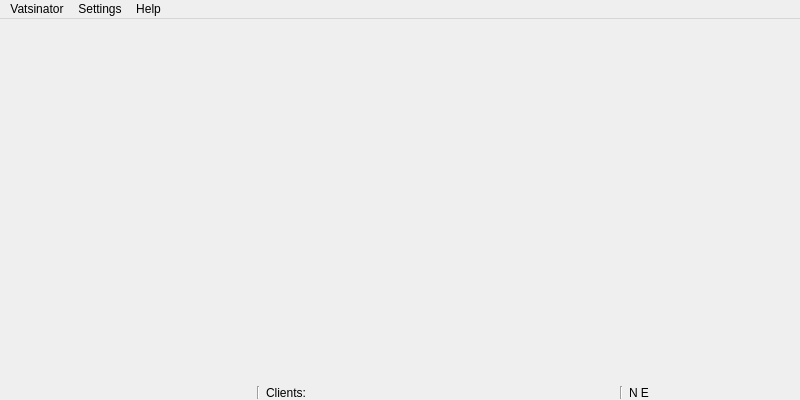
<?xml version="1.0" encoding="UTF-8"?>
<ui version="4.0">
 <class>MainWindow</class>
 <widget class="QMainWindow" name="MainWindow">
  <property name="geometry">
   <rect>
    <x>0</x>
    <y>0</y>
    <width>800</width>
    <height>400</height>
   </rect>
  </property>
  <property name="sizePolicy">
   <sizepolicy hsizetype="Expanding" vsizetype="Expanding">
    <horstretch>0</horstretch>
    <verstretch>0</verstretch>
   </sizepolicy>
  </property>
  <property name="minimumSize">
   <size>
    <width>800</width>
    <height>400</height>
   </size>
  </property>
  <property name="windowTitle">
   <string notr="true">Vatsinator</string>
  </property>
  <property name="windowIcon">
   <iconset resource="imgs.qrc">
    <normaloff>:/mainIcon/icon.png</normaloff>:/mainIcon/icon.png</iconset>
  </property>
  <widget class="QWidget" name="MainWidget">
   <property name="sizePolicy">
    <sizepolicy hsizetype="Expanding" vsizetype="Expanding">
     <horstretch>0</horstretch>
     <verstretch>0</verstretch>
    </sizepolicy>
   </property>
   <layout class="QVBoxLayout" name="verticalLayout">
    <property name="margin">
     <number>1</number>
    </property>
    <item>
     <layout class="QGridLayout" name="gridLayout">
      <item row="1" column="5">
       <widget class="Line" name="line">
        <property name="orientation">
         <enum>Qt::Vertical</enum>
        </property>
       </widget>
      </item>
      <item row="1" column="0">
       <widget class="ReplaceableWidget" name="Replaceable" native="true">
        <property name="sizePolicy">
         <sizepolicy hsizetype="Fixed" vsizetype="Fixed">
          <horstretch>0</horstretch>
          <verstretch>0</verstretch>
         </sizepolicy>
        </property>
        <property name="minimumSize">
         <size>
          <width>250</width>
          <height>13</height>
         </size>
        </property>
        <property name="maximumSize">
         <size>
          <width>250</width>
          <height>13</height>
         </size>
        </property>
       </widget>
      </item>
      <item row="1" column="2" colspan="3">
       <widget class="QLabel" name="ClientsBox">
        <property name="minimumSize">
         <size>
          <width>0</width>
          <height>13</height>
         </size>
        </property>
        <property name="maximumSize">
         <size>
          <width>16777215</width>
          <height>13</height>
         </size>
        </property>
        <property name="text">
         <string>Clients:</string>
        </property>
       </widget>
      </item>
      <item row="1" column="1">
       <widget class="Line" name="line_2">
        <property name="orientation">
         <enum>Qt::Vertical</enum>
        </property>
       </widget>
      </item>
      <item row="1" column="6">
       <widget class="QLabel" name="PositionBox">
        <property name="minimumSize">
         <size>
          <width>170</width>
          <height>13</height>
         </size>
        </property>
        <property name="maximumSize">
         <size>
          <width>170</width>
          <height>13</height>
         </size>
        </property>
        <property name="text">
         <string>N E</string>
        </property>
       </widget>
      </item>
      <item row="0" column="0" colspan="7">
       <widget class="MapWidget" name="MapDisplay" native="true">
        <property name="mouseTracking">
         <bool>true</bool>
        </property>
        <property name="focusPolicy">
         <enum>Qt::StrongFocus</enum>
        </property>
       </widget>
      </item>
     </layout>
    </item>
   </layout>
  </widget>
  <widget class="QMenuBar" name="MenuBar">
   <property name="geometry">
    <rect>
     <x>0</x>
     <y>0</y>
     <width>800</width>
     <height>20</height>
    </rect>
   </property>
   <widget class="QMenu" name="MenuVatsinator">
    <property name="geometry">
     <rect>
      <x>222</x>
      <y>165</y>
      <width>180</width>
      <height>234</height>
     </rect>
    </property>
    <property name="minimumSize">
     <size>
      <width>150</width>
      <height>0</height>
     </size>
    </property>
    <property name="title">
     <string>Vatsinator</string>
    </property>
    <addaction name="ActionMetar"/>
    <addaction name="ActionRefresh"/>
    <addaction name="EnableAutoUpdatesAction"/>
    <addaction name="ActionFilterMode"/>
    <addaction name="separator"/>
    <addaction name="ActionFlightList"/>
    <addaction name="ActionATCList"/>
    <addaction name="separator"/>
    <addaction name="ActionExit"/>
   </widget>
   <widget class="QMenu" name="MenuHelp">
    <property name="minimumSize">
     <size>
      <width>150</width>
      <height>0</height>
     </size>
    </property>
    <property name="title">
     <string>Help</string>
    </property>
    <addaction name="ActionAbout"/>
   </widget>
   <widget class="QMenu" name="MenuSettings">
    <property name="title">
     <string>Settings</string>
    </property>
    <addaction name="ActionPreferences"/>
   </widget>
   <addaction name="MenuVatsinator"/>
   <addaction name="MenuSettings"/>
   <addaction name="MenuHelp"/>
  </widget>
  <action name="ActionExit">
   <property name="icon">
    <iconset theme="application-exit" resource="imgs.qrc">
     <normaloff>:/uiIcons/application-exit.png</normaloff>:/uiIcons/application-exit.png</iconset>
   </property>
   <property name="text">
    <string>Exit</string>
   </property>
   <property name="shortcut">
    <string>Ctrl+Q</string>
   </property>
  </action>
  <action name="ActionAbout">
   <property name="icon">
    <iconset resource="imgs.qrc">
     <normaloff>:/mainIcon/icon.png</normaloff>:/mainIcon/icon.png</iconset>
   </property>
   <property name="text">
    <string>About</string>
   </property>
   <property name="menuRole">
    <enum>QAction::AboutRole</enum>
   </property>
  </action>
  <action name="ActionMetar">
   <property name="icon">
    <iconset theme="weather-few-clouds" resource="imgs.qrc">
     <normaloff>:/uiIcons/weather-clouds.png</normaloff>:/uiIcons/weather-clouds.png</iconset>
   </property>
   <property name="text">
    <string>METARs...</string>
   </property>
   <property name="shortcut">
    <string>Ctrl+M</string>
   </property>
  </action>
  <action name="ActionRefresh">
   <property name="icon">
    <iconset theme="view-refresh" resource="imgs.qrc">
     <normaloff>:/uiIcons/view-refresh.png</normaloff>:/uiIcons/view-refresh.png</iconset>
   </property>
   <property name="text">
    <string>Refresh</string>
   </property>
   <property name="shortcut">
    <string>F5</string>
   </property>
  </action>
  <action name="ActionPreferences">
   <property name="icon">
    <iconset theme="preferences-system" resource="imgs.qrc">
     <normaloff>:/uiIcons/configure.png</normaloff>:/uiIcons/configure.png</iconset>
   </property>
   <property name="text">
    <string>Preferences: Vatsinator</string>
   </property>
  </action>
  <action name="ActionFlightList">
   <property name="enabled">
    <bool>true</bool>
   </property>
   <property name="text">
    <string>Flight list...</string>
   </property>
  </action>
  <action name="ActionATCList">
   <property name="text">
    <string>ATC list...</string>
   </property>
  </action>
  <action name="EnableAutoUpdatesAction">
   <property name="checkable">
    <bool>true</bool>
   </property>
   <property name="checked">
    <bool>true</bool>
   </property>
   <property name="text">
    <string>Enable auto-updates</string>
   </property>
   <property name="shortcut">
    <string>Ctrl+R</string>
   </property>
  </action>
  <action name="ActionFilterMode">
   <property name="checkable">
    <bool>true</bool>
   </property>
   <property name="text">
    <string>Filter mode</string>
   </property>
   <property name="shortcut">
    <string>Ctrl+F</string>
   </property>
  </action>
 </widget>
 <customwidgets>
  <customwidget>
   <class>MapWidget</class>
   <extends>QWidget</extends>
   <header>ui/widgets/mapwidget.h</header>
  </customwidget>
  <customwidget>
   <class>ReplaceableWidget</class>
   <extends>QWidget</extends>
   <header>ui/widgets/replaceablewidget.h</header>
   <container>1</container>
  </customwidget>
 </customwidgets>
 <resources>
  <include location="imgs.qrc"/>
 </resources>
 <connections/>
</ui>
